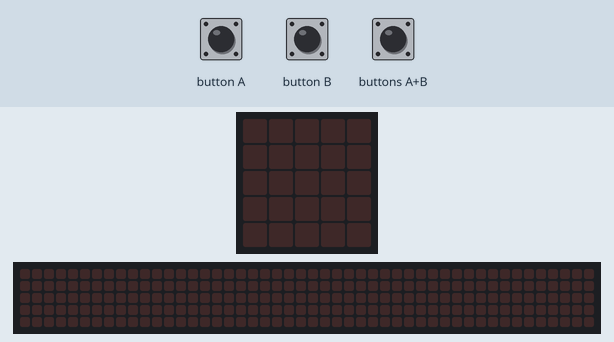
Recording of a program running on a simulated BBC micro:bit (MakeCode). Parts: the board's 5×5 LED display, a strip that is not on the board, showing the scrolling text unrolled. The test bench sets the inputs (shaded band). The 48×5 strip is a reading aid, not a part: it shows the text the display is scrolling, unrolled, one strip-width of it at a time.

Above: at 1.2 s.
1.3 s: button B pressed for 0.15 s
At 8.5 s:
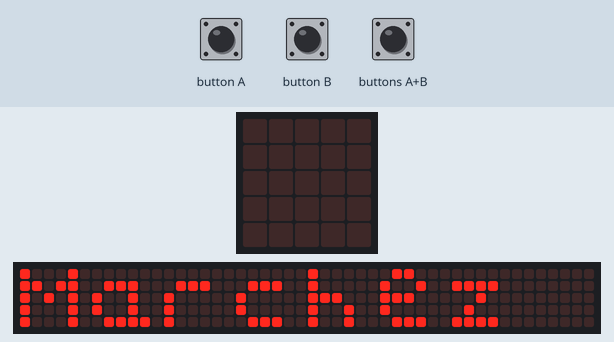
At 14.9 s:
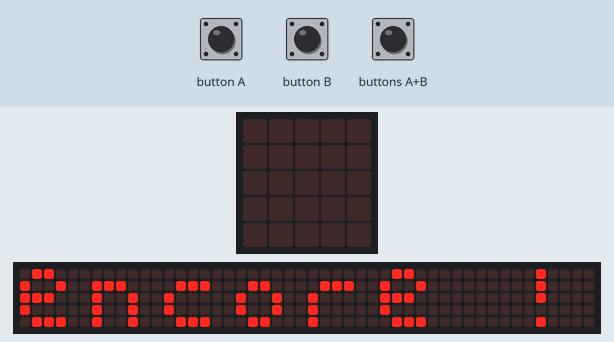

The program:

main.ts
```typescript
function podometre () {
    if (input.buttonIsPressed(Button.AB)) {
        basic.showString("Remise a zero")
        basic.pause(500)
        pas = 0
        basic.showNumber(pas)
    }
    if (input.isGesture(Gesture.Shake) || input.isGesture(Gesture.LogoDown)) {
        pas += 1
        if (input.buttonIsPressed(Button.A)) {
            basic.showNumber(pas)
        }
    }
    if (input.buttonIsPressed(Button.B)) {
        if (pas >= 8000) {
            basic.showString("Bravo !")
        } else {
            basic.showString("Marchez encore !")
        }
    }
}
let pas = 0
pas = 0
basic.forever(function () {
    podometre()
})
```

test.ts
```typescript
// les tests vont ici ; cela ne sera pas compilé si ce paquet est utilisé en tant qu'extension.
```

Measured:
- after the input at 1.3 s, the display: changes at once (image 1)
- what the display in image 1 shows lasts 0.6 s, from 8.1 s to 8.7 s
- what the display in image 2 shows lasts 0.7 s, from 14.4 s to 15.1 s
